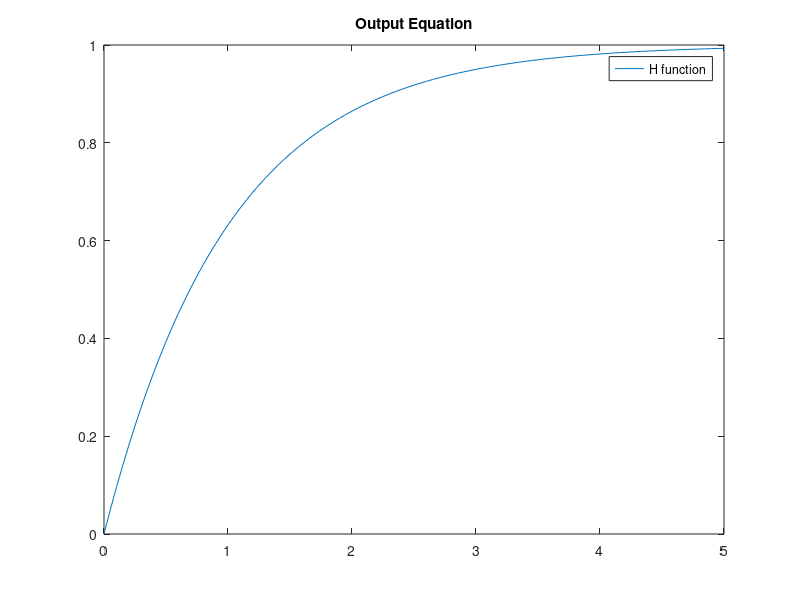

Write the MATLAB code that produced this figure. (Note: this script raises an error after producing the figure.)
t0=5;
a=1;
c=1;
d=2;
e=1;

s = tf('s');
H = (a * s + 1)/(c * s ^ 2 + d * s + e);
[Y,T] = step(H, t0);

figure(3);
plot(T,Y);
legend('H function');
title('Output Equation');

figure(4);
plot(out.simout);
legend('H function');
title('Output Simulink');
